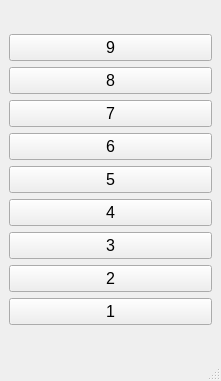
<?xml version="1.0" encoding="UTF-8"?>
<ui version="4.0">
 <class>MainWindow</class>
 <widget class="QMainWindow" name="MainWindow">
  <property name="geometry">
   <rect>
    <x>0</x>
    <y>0</y>
    <width>221</width>
    <height>381</height>
   </rect>
  </property>
  <property name="windowTitle">
   <string>MainWindow</string>
  </property>
  <widget class="QWidget" name="centralwidget">
   <layout class="QVBoxLayout" name="verticalLayout_2">
    <item>
     <layout class="QVBoxLayout" name="verticalLayout">
      <item>
       <widget class="QPushButton" name="pushButton_9">
        <property name="font">
         <font>
          <pointsize>12</pointsize>
         </font>
        </property>
        <property name="text">
         <string>9</string>
        </property>
       </widget>
      </item>
      <item>
       <widget class="QPushButton" name="pushButton_7">
        <property name="font">
         <font>
          <pointsize>12</pointsize>
         </font>
        </property>
        <property name="text">
         <string>8</string>
        </property>
       </widget>
      </item>
      <item>
       <widget class="QPushButton" name="pushButton_8">
        <property name="font">
         <font>
          <pointsize>12</pointsize>
         </font>
        </property>
        <property name="text">
         <string>7</string>
        </property>
       </widget>
      </item>
      <item>
       <widget class="QPushButton" name="pushButton_6">
        <property name="font">
         <font>
          <pointsize>12</pointsize>
         </font>
        </property>
        <property name="text">
         <string>6</string>
        </property>
       </widget>
      </item>
      <item>
       <widget class="QPushButton" name="pushButton_5">
        <property name="font">
         <font>
          <pointsize>12</pointsize>
         </font>
        </property>
        <property name="text">
         <string>5</string>
        </property>
       </widget>
      </item>
      <item>
       <widget class="QPushButton" name="pushButton_4">
        <property name="font">
         <font>
          <pointsize>12</pointsize>
         </font>
        </property>
        <property name="text">
         <string>4</string>
        </property>
       </widget>
      </item>
      <item>
       <widget class="QPushButton" name="pushButton_3">
        <property name="font">
         <font>
          <pointsize>12</pointsize>
         </font>
        </property>
        <property name="text">
         <string>3</string>
        </property>
       </widget>
      </item>
      <item>
       <widget class="QPushButton" name="pushButton_2">
        <property name="font">
         <font>
          <pointsize>12</pointsize>
         </font>
        </property>
        <property name="text">
         <string>2</string>
        </property>
       </widget>
      </item>
      <item>
       <widget class="QPushButton" name="pushButton_1">
        <property name="font">
         <font>
          <pointsize>12</pointsize>
         </font>
        </property>
        <property name="text">
         <string>1</string>
        </property>
       </widget>
      </item>
     </layout>
    </item>
   </layout>
  </widget>
  <widget class="QMenuBar" name="menubar">
   <property name="geometry">
    <rect>
     <x>0</x>
     <y>0</y>
     <width>221</width>
     <height>21</height>
    </rect>
   </property>
  </widget>
  <widget class="QStatusBar" name="statusbar"/>
 </widget>
 <resources/>
 <connections/>
</ui>
